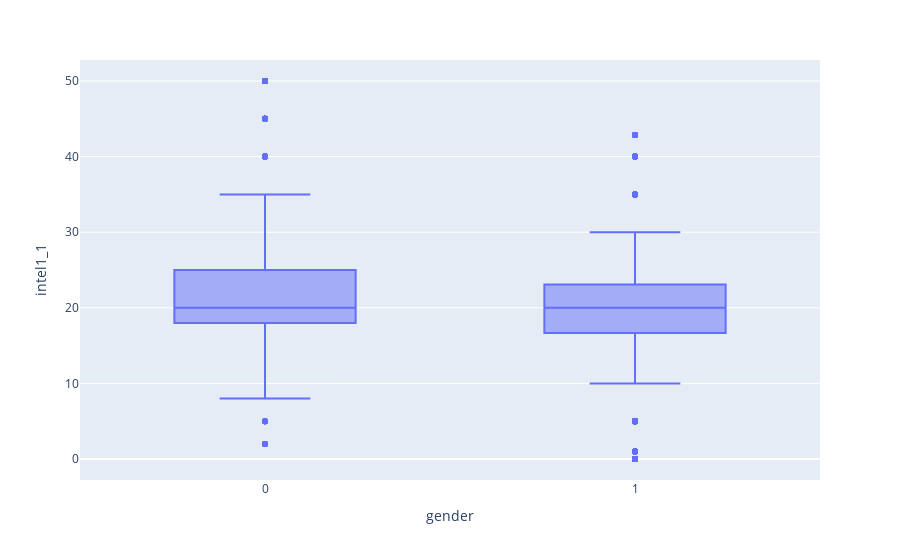

Source (notebook cell):
### Code cell
fig = px.box(df, x = "gender", y = "intel1_1")
fig.show()

### Figure 1 — Plotly figure (JSON) as saved in the notebook; plotly's stock layout.template omitted (floating-point values rounded to 4 significant figures; data arrays with more than 128 entries replaced by an {"elided": "..."} marker saying what was removed)
{"data": [{"alignmentgroup": "True", "hovertemplate": "gender=%{x}<br>intel1_1=%{y}<extra></extra>", "legendgroup": "", "marker": {"color": "#636efa"}, "name": "", "notched": false, "offsetgroup": "", "orientation": "v", "showlegend": false, "type": "box", "x": {"elided": "8378 int values"}, "x0": " ", "xaxis": "x", "y": {"elided": "8378 float values"}, "y0": " ", "yaxis": "y"}], "layout": {"boxmode": "group", "legend": {"tracegroupgap": 0}, "margin": {"t": 60}, "xaxis": {"anchor": "y", "domain": [0, 1], "title": {"text": "gender"}}, "yaxis": {"anchor": "x", "domain": [0, 1], "title": {"text": "intel1_1"}}}}
